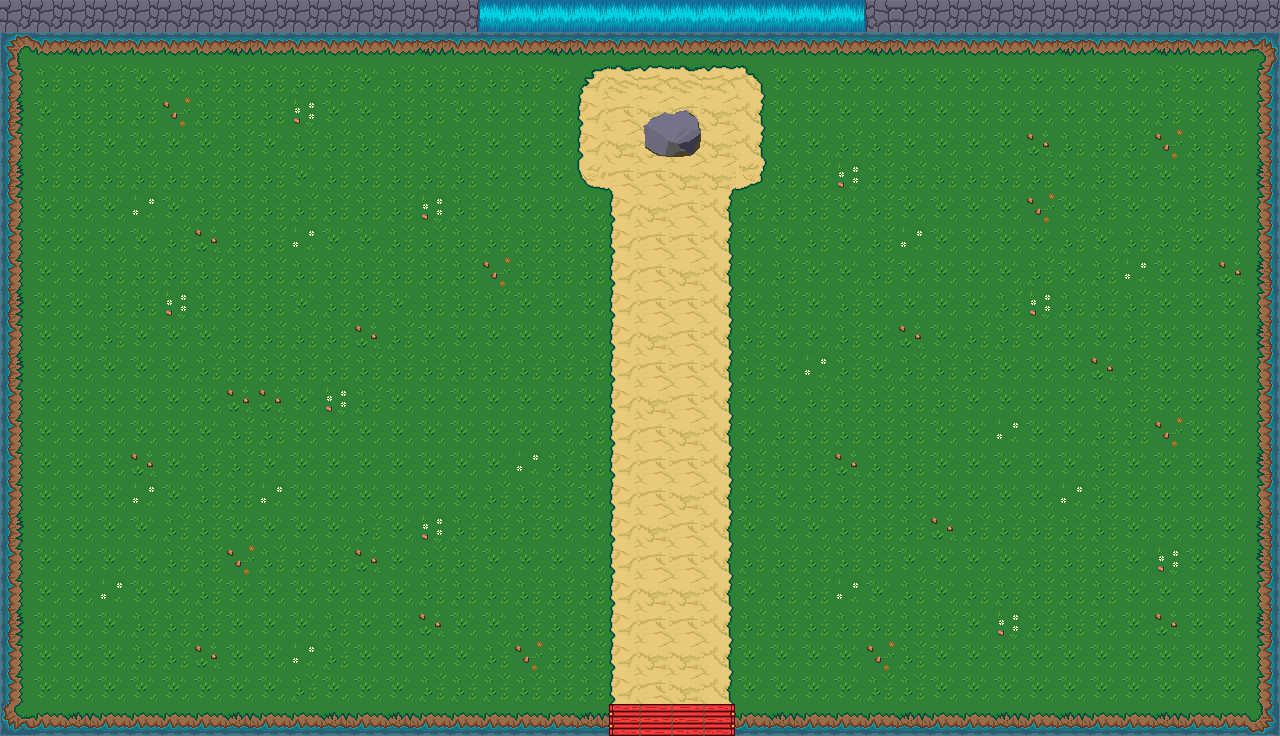

The image is a tile-based game level rendered from a .tmx file. Its description and complete source (layers, tilesets, objects, tile grids) follow:
An orthogonal 40x23 tile map with 32x32 px tiles, 1 tile layer (ground) and 1 object (world-bounds).

<map version="1.2" tiledversion="1.2.2" orientation="orthogonal" renderorder="right-down" width="40" height="23" tilewidth="32" tileheight="32" infinite="0" nextlayerid="4" nextobjectid="49">
 <tileset firstgid="1" name="plaine" tilewidth="32" tileheight="32" tilecount="64" columns="8">
  <image source="plaine.png" width="256" height="256" />
 </tileset>
 <layer id="1" name="ground" width="40" height="23">
  <data encoding="csv">
17,17,17,17,17,17,17,17,17,17,17,17,17,17,18,19,19,19,19,19,19,19,19,19,19,19,19,20,17,17,17,17,17,17,17,17,17,17,17,17,
7,3,4,3,3,3,3,4,3,3,3,3,3,4,3,3,3,4,3,3,3,3,4,3,3,3,3,4,3,3,3,3,3,4,3,3,4,3,3,8,
5,10,10,10,9,9,10,10,10,10,10,9,10,10,10,10,10,9,43,36,35,36,35,44,9,9,9,9,9,9,9,9,9,9,9,9,10,9,9,6,
13,9,10,10,10,31,10,10,10,32,9,9,10,10,9,9,9,9,33,26,29,30,25,34,9,9,9,9,9,9,9,9,9,9,9,9,10,9,9,6,
5,10,10,9,9,9,9,10,9,10,10,10,10,9,10,9,9,9,33,25,37,38,25,34,9,9,10,10,9,9,9,9,11,10,10,10,31,10,10,6,
13,10,10,10,10,10,10,10,10,9,10,10,10,10,10,9,9,9,41,28,26,25,27,42,10,10,32,10,10,10,10,10,10,9,10,9,9,10,9,14,
5,9,9,9,12,9,10,10,10,10,10,10,10,32,10,9,9,9,9,33,25,26,34,10,10,10,9,10,9,9,9,9,31,9,10,9,9,10,9,6,
5,9,9,9,9,10,11,10,10,12,9,9,10,10,10,10,10,10,10,33,26,26,34,9,9,10,9,10,12,9,9,9,9,10,9,10,10,9,9,6,
5,9,9,10,10,10,10,10,10,10,10,10,10,10,10,31,10,10,10,33,26,25,34,9,10,9,9,10,9,9,9,9,10,9,10,12,9,9,11,14,
13,9,9,10,10,32,10,10,10,9,10,10,9,10,10,10,9,9,9,33,26,26,34,9,10,9,10,9,9,9,9,10,32,10,10,10,9,9,9,6,
5,9,9,10,9,9,9,10,10,10,10,11,10,9,9,9,9,9,9,33,25,26,34,10,9,9,10,9,11,9,10,10,9,9,9,10,9,9,9,14,
13,9,9,9,9,9,10,10,10,10,10,10,10,10,10,10,10,10,10,33,26,26,34,10,9,12,10,9,10,10,10,9,9,9,11,10,9,9,9,6,
5,9,9,9,9,9,9,11,11,9,32,10,9,9,9,9,9,9,9,33,25,26,34,9,9,10,10,10,10,10,9,9,9,9,9,10,9,9,9,6,
5,9,9,9,9,9,9,10,10,9,9,9,9,9,9,9,9,9,10,33,26,25,34,9,10,10,10,10,10,9,9,12,9,9,10,10,31,9,9,6,
5,9,9,9,11,9,10,10,9,9,9,9,9,9,9,9,12,10,10,33,26,26,34,10,10,10,11,10,10,9,9,9,9,9,10,9,9,9,9,14,
5,9,9,9,12,9,10,10,12,9,9,9,9,9,9,10,10,10,9,33,26,25,34,10,9,10,10,10,10,9,9,9,9,12,10,9,9,9,9,6,
13,9,9,9,9,10,10,9,9,9,9,10,9,32,10,10,10,9,9,33,25,26,34,9,9,9,10,10,10,11,10,10,10,10,10,9,9,9,9,14,
5,9,9,9,9,10,10,31,10,10,10,11,9,10,10,9,9,9,9,33,26,26,34,10,10,10,10,10,9,9,9,9,10,10,10,9,32,9,9,14,
5,9,9,12,9,9,10,9,9,9,9,9,9,10,10,10,10,10,10,33,25,25,34,9,10,10,12,9,10,9,10,10,10,10,10,9,9,9,9,6,
13,9,9,9,10,10,10,9,9,9,10,9,9,11,9,9,10,10,10,33,26,26,34,10,10,10,10,10,10,10,9,32,10,10,9,9,11,9,9,14,
5,9,9,9,10,10,11,9,9,12,10,9,9,9,9,10,31,10,10,33,25,25,34,9,9,9,9,31,10,9,9,9,9,9,9,9,9,9,9,6,
5,9,9,9,9,9,9,9,9,10,9,9,9,10,10,10,10,10,10,33,26,25,34,9,9,9,9,10,10,9,9,9,9,9,9,9,9,9,9,6,
15,1,2,1,1,1,1,2,1,1,2,1,2,1,1,1,1,1,2,21,22,23,24,1,2,1,1,1,2,1,1,2,1,2,1,1,2,1,1,16
</data>
 </layer>
 <objectgroup id="3" name="collision" visible="0">
  <properties>
   <property name="collision" value="true" />
  </properties>
  <object id="48" name="world-bounds" x="32" y="96" width="1216" height="608" />
 </objectgroup>
</map>
